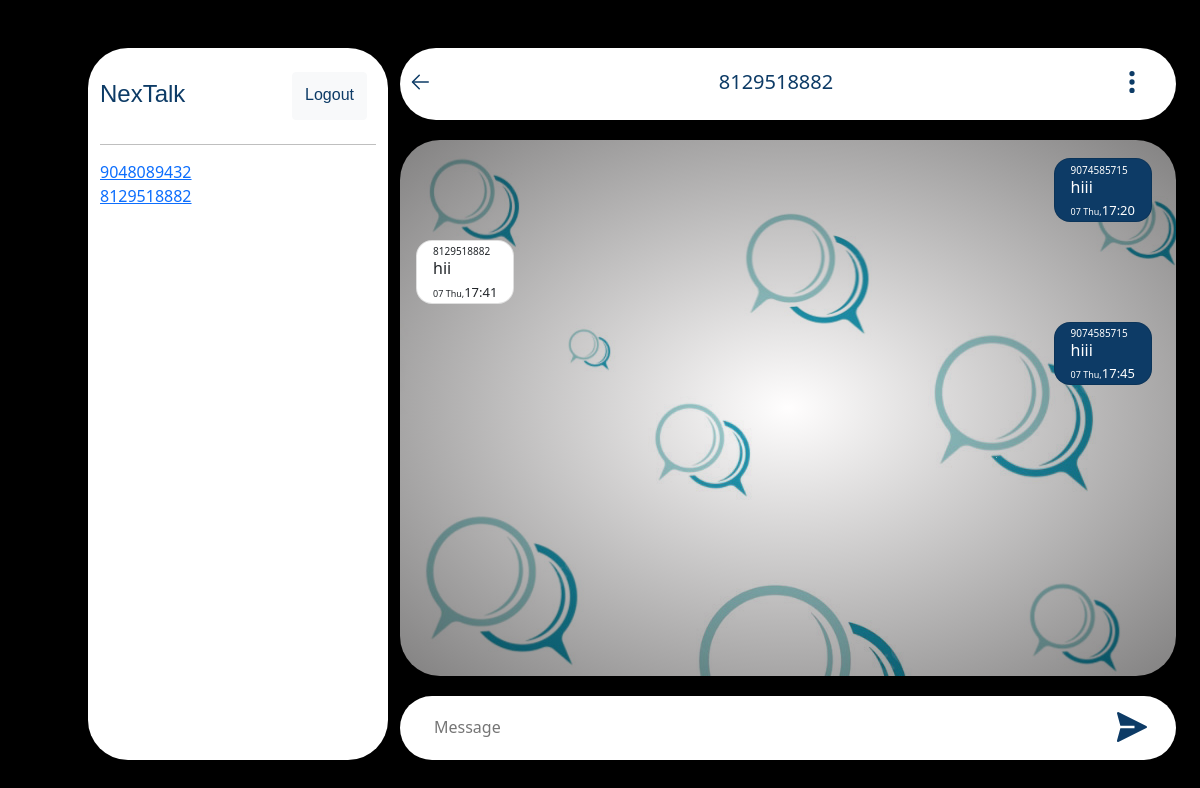
/6 (signed in), run on the app's committed database.
### chat/models.py (models this page shows)
class Thread(models.Model):
    first_person = models.ForeignKey(User, on_delete=models.CASCADE, null=True, blank=True, related_name='thread_first_person')
    second_person = models.ForeignKey(User, on_delete=models.CASCADE, null=True, blank=True,
                                     related_name='thread_second_person')
    updated = models.DateTimeField(auto_now=True)
    timestamp = models.DateTimeField(auto_now_add=True)
    objects = ThreadManager()
    class Meta:
        unique_together = ['first_person', 'second_person']

class ChatMessage(models.Model):
    thread = models.ForeignKey(Thread, null=True, blank=True, on_delete=models.CASCADE, related_name='chatmessage_thread')
    sended_by = models.ForeignKey(User, on_delete=models.CASCADE,related_name='sended')
    sended_to = models.ForeignKey(User, on_delete=models.CASCADE,related_name='recieved')
    message = models.TextField()
    timestamp = models.DateTimeField(auto_now_add=True)

### chat/views.py (the view)
# urls.py: path('<slug:slug>',views.room,name='room'),
def room(request,slug):
    if request.user.is_authenticated:
        tr=Thread.objects.filter(id=slug)
        threads=Thread.objects.by_user(user=request.user)
        threadid = Thread.objects.filter(id=slug).first()
        msg=ChatMessage.objects.filter(thread=threadid).order_by('timestamp')
        context = {
            'Threads': threads,
            'msg':msg,
            'thread':tr
        }
        return render(request,'chat.html',context)
    else:
        return redirect('login')

### chat/models.py (called while the page is built)
    def by_user(self, **kwargs):
        user = kwargs.get('user')
        lookup = Q(first_person=user) | Q(second_person=user)
        qs = self.get_queryset().filter(lookup).distinct()
        return qs

### templates/chat.html (shortened to what this page needs)
{% extends "common.html" %}
{% block content %}
<div class="row mt-5 mb-1">
    <div class="col-1"></div>
    <div class="col-md-3 chat-list vanish">
        <div class="name">
            <div class="row" style="height: 10vh;">
                <div class="col-9 d-flex" style="margin-top: 4vh;">
                    <h4>NexTalk</h4>
                </div>
                <div class="col-3  d-flex justify-content-center" style="margin-top: 3vh;">
                    <a href="logout" class="btn btn-light"
                        style="color:#0d3b66;font-family: Verdana, Geneva, Tahoma, sans-serif;padding-top: 1.2vh;height: 6vh;"
                        onMouseOver="this.style.background='#0d3b66',this.style.color='white',this.style.border='3px #8ecae6 double'"
                        onMouseOut="this.style.background='',this.style.color='#0d3b66',this.style.border='none'">
                        Logout
                        </span></a>
                </div>
            </div>
            <hr>
        </div>
        <div class="chat-id">
            <div class="row">
                {% for thread in Threads %}
                {% if thread.first_person.username == request.user.username %}
                <div class="col-12">
                    <a href="{% url "room" thread.id %}" class="room-names">
                        <span>{{ thread.second_person.username }}</span>
                    </a>
                </div>
                {% else %}
                <div class="col-12">
                    <a href="{% url "room" thread.id %}" class="room-names">
                        <span>{{ thread.first_person.username }}</span>
                    </a>
                </div>
                {% endif %}
                {% endfor %}
            </div>
        </div>
    </div>
    <div class="col-11 col-md-8 col-md-8">
            <div class="head">
                <div class="row">
                    <div class="col-2 col-lg-1 d-flex justify-content-center">
                        <a href="home">
                            <svg class="back-icon" viewBox="0 0 1024 1024" xmlns="http://www.w3.org/2000/svg">
                                <path class="icon-path" d="M224 480h640a32 32 0 1 1 0 64H224a32 32 0 0 1 0-64" />
                                <path class="icon-path"
                                    d="m237.248 512l265.408 265.344a32 32 0 0 1-45.312 45.312l-288-288a32 32 0 0 1 0-45.312l288-288a32 32 0 1 1 45.312 45.312z" />
                            </svg>
                        </a>
                    </div>
                    <div class="col-8 col-lg-10 d-flex justify-content-center align-items-center">
                        {% for i in thread %}
                        {% if i.second_person.username == request.user.username %}
                        <h5 class="head-name">{{i.first_person}}</h5>
                        {% else %}
                        <h5 class="head-name">{{i.second_person}}</h5>
                        {% endif %}
                        {% endfor %}
                    </div>
                    <div class="col-2 col-lg-1 d-flex justify-content-center">
                        <svg class="back-icon" viewBox="0 0 20 20" xmlns="http://www.w3.org/2000/svg">
                            <path
                                d="M10.001 7.8a2.2 2.2 0 1 0 0 4.402A2.2 2.2 0 0 0 10 7.8zm0-2.6A2.2 2.2 0 1 0 9.999.8a2.2 2.2 0 0 0 .002 4.4zm0 9.6a2.2 2.2 0 1 0 0 4.402a2.2 2.2 0 0 0 0-4.402z" />
                        </svg>
                    </div>
                </div>
            </div>
            <div class="chat-msg" id="chat-ht">
                {% for i in msg %}
                {% if i.sended_by.username == request.user.username %}
                <div class="row">
                    <div class="col-4 col-md-6"></div>
                    <div class="col-8 col-md-6">
                        <div class="card"
                            style="margin: 2.3vh 0 0 2vh;border-radius:2vh;width: fit-content;float: right;background: #0d3b66;color: white;">
                            <div class="card-body" style="padding: 0.2rem 1rem 0 1rem ;height: fit-content;">
                                <p style="font-size: x-small;">{{i.sended_by.username}}</p>
                                <h5 style="margin-top: -1rem;font-size: medium;margin-bottom: 0;">{{i.message}}</h5>
                                <span
                                    style="font-size: xx-small;padding-top: -1rem;margin-top: -1rem;">{{i.timestamp|date:"d D" }},<span style="font-size: small;">{{i.timestamp|time:"H:i"}}</span></span>
                            </div>
                        </div>
                    </div>
                </div>
                {% endif %}
                {% if i.sended_to.username == request.user.username %}
                <div class="row">
                    <div class="col-8 col-md-6">
                        <div class="card"
                            style="margin: 2.3vh 0 0 2vh;border-radius:2vh;width: fit-content;">
                            <div class="card-body" style="padding: 0.2rem 1rem 0 1rem ;height: fit-content;">
                                <p style="font-size: x-small;">{{i.sended_by.username}}</p>
                                <h5 style="margin-top: -1rem;font-size: medium;margin-bottom: 0;">{{i.message}}</h5>
                                <span
                                    style="font-size: xx-small;padding-top: -1rem;margin-top: -1rem;">{{i.timestamp|date:"d D" }},<span style="font-size: small;">{{i.timestamp|time:"H:i"}}</span></span>
                            </div>
                        </div>
                    </div>
                </div>
                {% endif %}
                {% endfor %}
            </div>
            <form id="sendForm">
                <div class="input">
                    <div class="row">
                        <div class="col-10 col-md-11">
                            <input type="text" id="input-message" placeholder="Message">
                        </div>
                        <div class="col-1 d-flex justify-content-center">
                            <button class="send-button" type="submit">
                                <svg class="send-icon" viewBox="0 0 32 32" xmlns="http://www.w3.org/2000/svg">
                                    <path class="icon-path"
                                        d="m27.45 15.11l-22-11a1 1 0 0 0-1.08.12a1 1 0 0 0-.33 1L6.69 15H18v2H6.69L4 26.74A1 1 0 0 0 5 28a1 1 0 0 0 .45-.11l22-11a1 1 0 0 0 0-1.78Z" />
                                </svg>
                            </button>
                        </div>
                    </div>
                </div>
            </form>
        </div>
</div>
{% endblock content %}

### static/css/chats.css (style rules this page uses)
:root { --mainbg: #000000; --bg:#fff; --text:#000; --seccol: #0d3b66; }
.body { height: 100%; width: 100%; background: var(--mainbg); }
.row { width: 100%; }
.chat-list { color: var(--text); width: fit-content; background: var(--bg); height: 89vh; border-radius: 5vh; }
.head { background: var(--bg); border-radius: 5vh; height: 9vh; }
.chat-msg { margin-top: 2.5vh; border-radius: 5vh; height: 67vh; overflow: auto; margin-bottom: 2.5vh; background: radial-gradient(rgb(255 243 243 / 10%), rgb(6 4 4 / 50%)), url('/static/images/bg.jpg'); }
.input { height: 8vh; margin-top: 2.5vh; background: var(--bg); border-radius: 5vh; }
.send-button { border: none; border-radius: 50%; background-color: var(--bg); }
.send-icon { height: 7.5vh; width: 5vh; fill: var(--seccol); }
#input-message { margin-left: 4vh; width: 95%; height: 100%; border: none; outline: none; caret-color: var(--seccol); font: 'Times New Roman', Times, serif large; }
.back-icon { height: 8.5vh; width: 3vh; fill: var(--seccol); }
.head-name { color: var(--seccol); margin-top: 1vh; }
.name { height: 10vh; }
.name h4 { font-family: Verdana, Geneva, Tahoma, sans-serif; font: 600 large; color: var(--seccol); }
.chat-id { margin: 4vh 0 0 0; }

### data on the page
Thread: first_person.username "9048089432"
Thread: first_person.username "8129518882", first_person "8129518882"
ChatMessage: sended_by.username "9074585715", message "hiii", timestamp "07 Thu", timestamp "17:20"
ChatMessage: sended_by.username "8129518882", message "hii", timestamp "07 Thu", timestamp "17:41"
ChatMessage: sended_by.username "9074585715", message "hiii", timestamp "07 Thu", timestamp "17:45"
